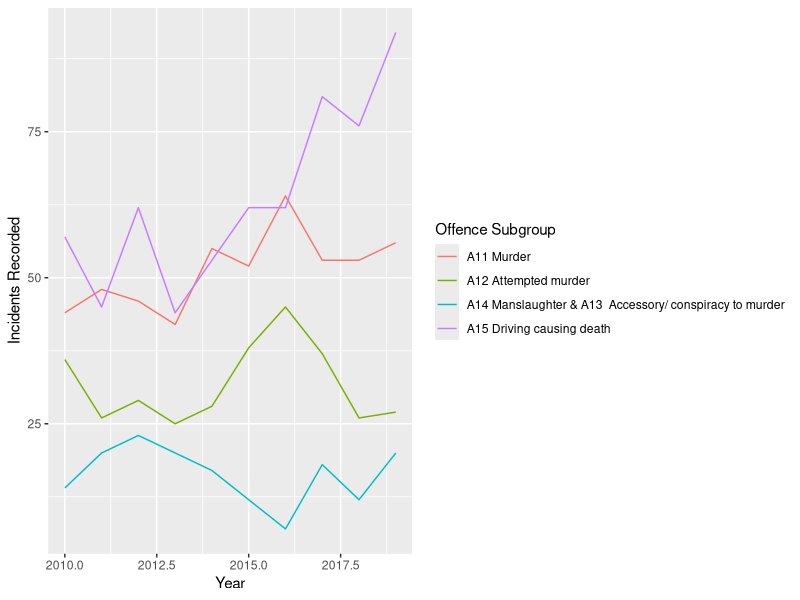

The R source for this figure:
## ---- chunk 1
# Libraries

library(tidyverse)
library(readr)
library(kableExtra)
library(bookdown)
library(readr)

## ---- chunk 2
tut9dat <- read_csv("Data/Data_Tables_Criminal_Incidents_Visualisation_Year_Ending_December_2019.csv")
## ---- chunk 3
plot_divisionA <- tut9dat %>%
  filter(`Offence Division` == "A Crimes against the person", 
         `Offence Subdivision` == "A10 Homicide and related offences")
## ---- chunk 4
plot_divisionA %>%
  ggplot(aes( x = Year,
              y = `Incidents Recorded`, 
              colour = `Offence Subgroup`)) +
  geom_line()
## ---- chunk 5
plot_divisionA %>%
  filter(`Offence Subgroup` == "A11 Murder") %>%
  kable(caption = "A11 Murder Incidents Table") %>%
  kable_styling(latex_options = c("striped", "hold_position"))
